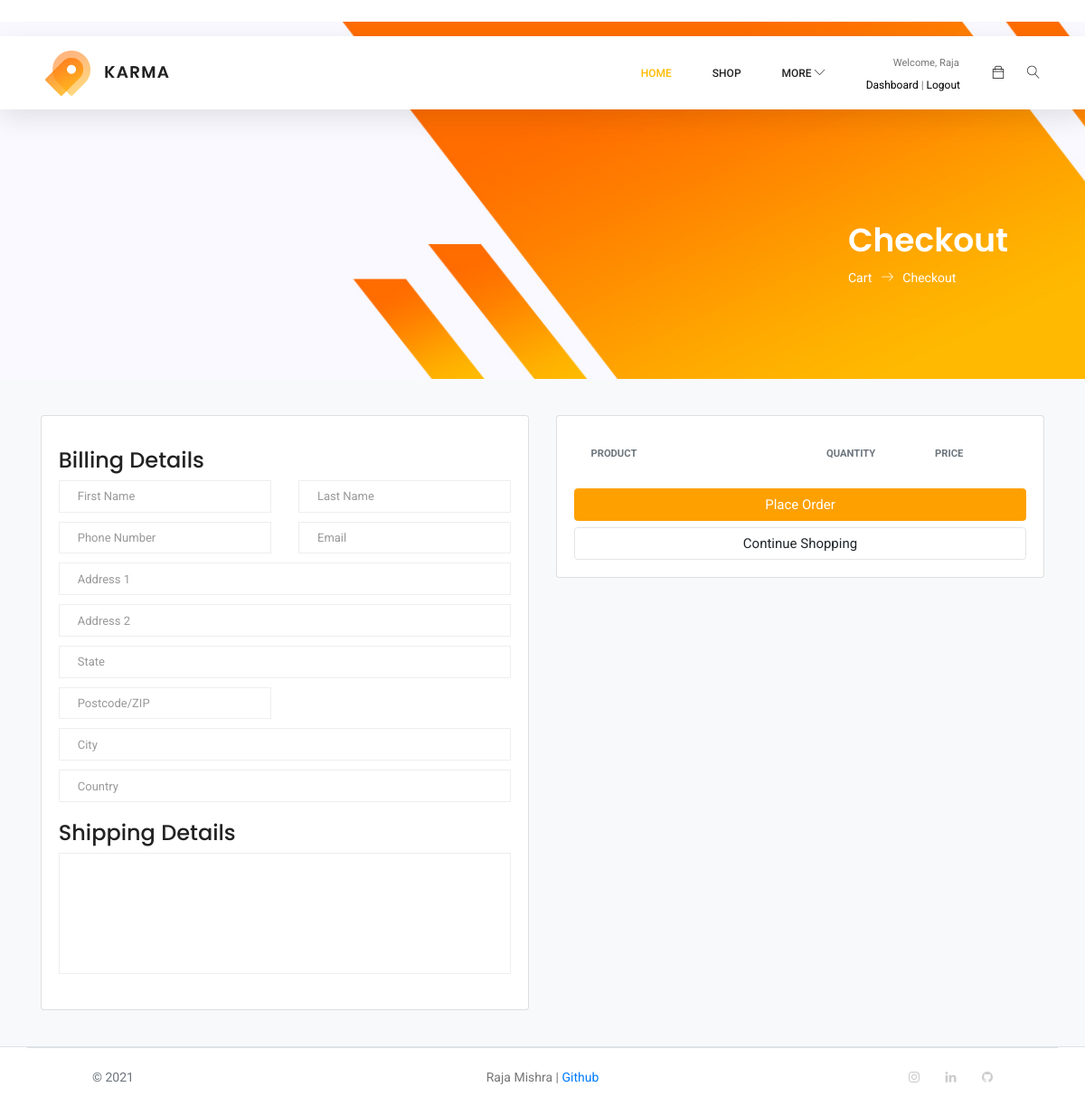
The app's page /cart/checkout/ (signed in), older data.
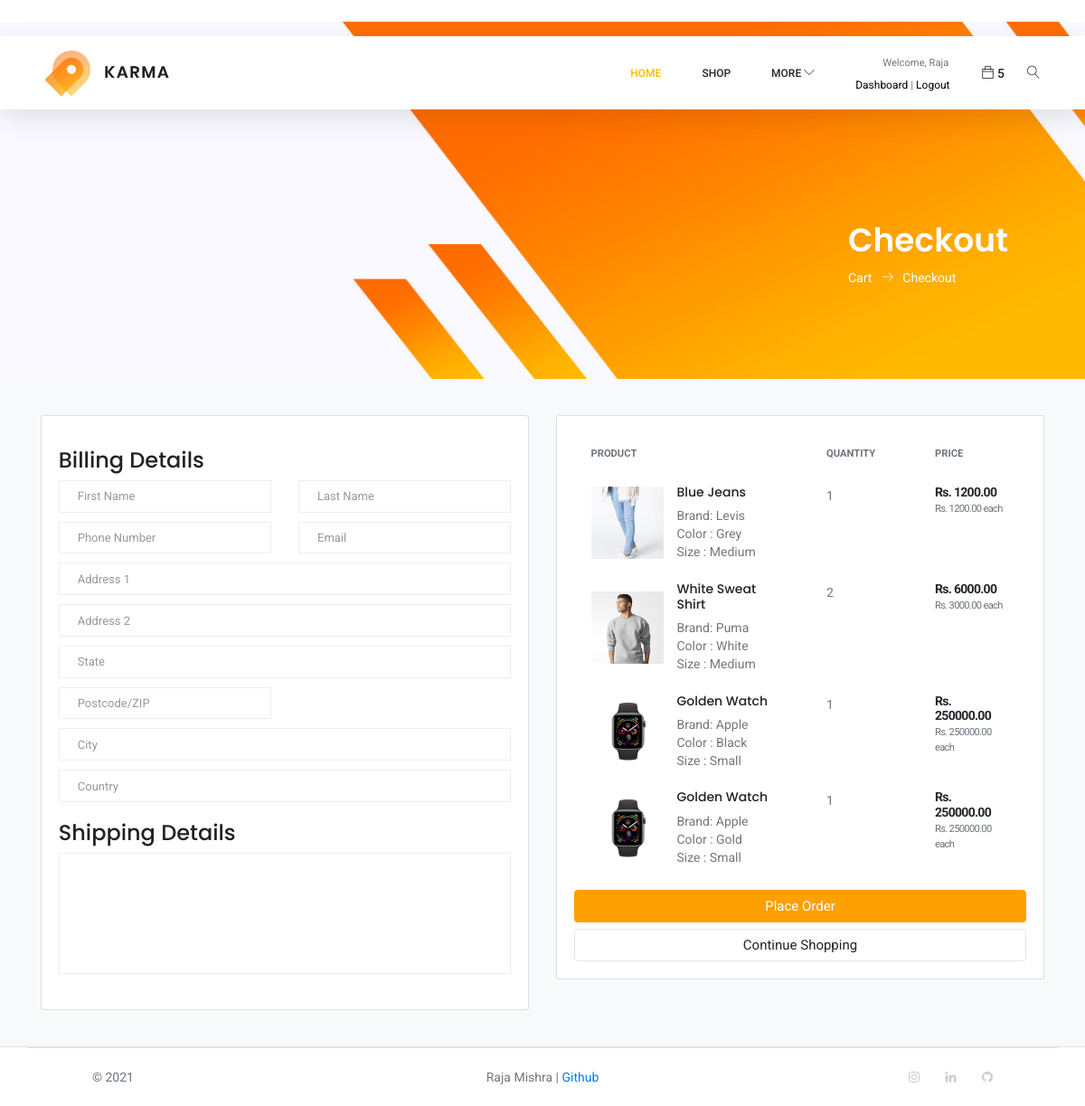
The same page, newer data.
### carts/models.py (models this page shows, shortened)
class CartItem(models.Model):
    user = models.ForeignKey(Accounts, on_delete=CASCADE, null=True)
    product   = models.ForeignKey(Product,on_delete=CASCADE)
    variations = models.ManyToManyField(Variation, blank=True)
    cart      = models.ForeignKey(Cart,on_delete=CASCADE, null=True)
    quantity  = models.IntegerField()
    is_active = models.BooleanField(default=True)
    def sub_total(self):
        return self.product.price * self.quantity

### store/models.py (models this page shows, shortened)
class Product(models.Model):
    product_name        = models.CharField(max_length=200,unique=True)
    brand               = models.ForeignKey('Brand', on_delete=models.SET_NULL, null=True)
    product_category    = models.ForeignKey(Category, on_delete = models.SET_NULL, null = True)
    slug                = models.SlugField(max_length=255, unique= True)
    price               = models.DecimalField(max_digits=10, decimal_places=2, null=True)
    description         = models.TextField(max_length=255, blank=True)
    product_img         = models.ImageField(upload_to='product/', blank=True, null=True)
    created             = models.DateTimeField(auto_now_add=True)
    modified_time       = models.DateTimeField(auto_now=True)
    stock               = models.IntegerField(null=True)
    is_available        = models.BooleanField(default=True)
    def get_url(self):
        return reverse('products_detail',args=[self.product_category.slug,self.slug])
    def display_image(self):
        return mark_safe('<img src="{}" width="100" />'.format(self.product_img.url))
    display_image.short_description = 'Image'
    display_image.allow_tags = True
    class Meta:
        verbose_name = 'Product'
        verbose_name_plural = 'Products'

class Brand(models.Model):
    brand_name = models.CharField(max_length=50)
    class Meta:
        verbose_name = 'brand'
        verbose_name_plural = 'brands'
    def __str__(self):
        return self.brand_name

class Variation(models.Model):
    product = models.ForeignKey(Product, on_delete=models.CASCADE)
    variation_category = models.CharField(max_length=100, choices=variation_category_choice)
    variation_value     = models.CharField(max_length=100)
    is_active           = models.BooleanField(default=True)
    created_date        = models.DateTimeField(auto_now=True)
    objects = VariationManager()

### carts/views.py (the view)
# urls.py: path('checkout/', views.checkout,name='checkout'),
@login_required(login_url = 'login')
def checkout(request, total=0, quantity=0, cart_items=None):
    try:
        tax = 0
        cart_total = 0
        if request.user.is_authenticated:
            cart_items = CartItem.objects.filter(user=request.user, is_active=True)
        else:
            cart = Cart.objects.get(cart_id=_session_id(request))
            cart_items = CartItem.objects.filter(cart=cart, is_active=True)
        for cart_item in cart_items:
            total += (cart_item.product.price * cart_item.quantity)
            quantity += cart_item.quantity
        tax = (18 * total)/100
        cart_total = total + tax
    except ObjectDoesNotExist:
        pass
    context = {
        'total' : total,
        'quantity' : quantity,
        'cart_items' : cart_items,
        'tax' : tax,
        'cart_total' : cart_total,
    }
    return render(request, 'shop/checkout.html', context)

### carts/context_processors.py (called while the page is built)
def cart_count(request):
    count = 0
    if 'admin' in request.path:
        return {}
    else:
        try:
            cart = Cart.objects.filter(cart_id=_session_id(request))
            if request.user.is_authenticated:
                cart_items = CartItem.objects.all().filter(user=request.user)
            else:
                cart_items = CartItem.objects.all().filter(cart=cart[:1])
            for cart_item in cart_items:
                count += cart_item.quantity
        except Cart.DoesNotExist:
            count = 0
    return dict(count=count)

### carts/views.py (called while the page is built)
def _session_id(request):
    cart_id = request.session.session_key
    if not cart_id:
        cart_id = request.session.create()
    return cart_id

### category/context_processor.py (called while the page is built)
def menu_links(request):
    links = Category.objects.all()
    return dict(links=links)

### category/models.py (called while the page is built)
    def get_url(self):
            return reverse('products_by_category',args=[self.slug])

### templates/shop/checkout.html (shortened to what the changed rows need)
{% extends 'base.html' %}
{% load static %}
{% block content %}
<section class="banner-area organic-breadcrumb">
    <div class="container">
        <div class="breadcrumb-banner d-flex flex-wrap align-items-center justify-content-end">
            <div class="col-first">
                <h1>Checkout</h1>
            </div>
        </div>
    </div>
</section>
<section class="section-content padding-y bg">
    <div class="container">
        <div class="row">
            <aside class="col-lg-6">
                <div class="card">
                    <div class="card-body">
                        <table class="table table-borderless table-shopping-cart">
                            <thead class="text-muted">
                                <tr class="small text-uppercase">
                                    <th scope="col">Product</th>
                                    <th scope="col" width="120">Quantity</th>
                                    <th scope="col" width="120">Price</th>
                                </tr>
                            </thead>
                            <tbody>
                                {% for cart_item in cart_items %}
                                <tr>
                                    <td>
                                        <figure class="itemside align-items-center">
                                            <div class="aside"><a href="{{ cart_item.product.get_url }}"><img
                                                        src="{{cart_item.product.product_img.url}}" class="img-sm"></a>
                                            </div>
                                            <figcaption class="info" style="line-height: 20px;">
                                                <a href="{{ cart_item.product.get_url }}" class="title text-dark">
                                                    <h6>{{cart_item.product.product_name}}</h6>
                                                </a>
                                                <p>Brand: {{cart_item.product.brand}}</p>
                                                {% if cart_item.variations.all %}
                                                    {% for item in cart_item.variations.all %}
                                                        {{ item.variation_category | capfirst }} : {{ item.variation_value | capfirst }}<br>
                                                    {% endfor %}
                                                {% endif %}
                                            </figcaption>
                                        </figure>
                                    </td>
                                    <td>
                                        <label>{{cart_item.quantity}}</label>
                                    </td>
                                    <td>
                                        <div class="price-wrap">
                                            <var class="price">Rs. {{cart_item.sub_total}}</var>
                                            <small class="text-muted"> Rs. {{cart_item.product.price}} each </small>
                                        </div>
                                    </td>
                                </tr>
                                {% endfor %}
                            </tbody>
                        </table>
                    </div>
                </div>
            </aside>
        </div>
    </div>
</section>
{% endblock %}

### templates/includes/navbar.html (shortened to what this page needs)
{% load static %}
<header class="header_area sticky-header">
    <div class="main_menu">
        <nav class="navbar navbar-expand-lg navbar-light main_box">
            <div class="container" style="padding-left: 20px; padding-right: 20px;">
                <a class="navbar-brand logo_h" href="{% url 'home' %}"><img src="{% static 'img/logo.png' %}" alt=""></a>
                <div class="collapse navbar-collapse offset" id="navbarSupportedContent">
                    <ul class="nav navbar-nav menu_nav ml-auto" style="align-items: center;">
                        <li class="nav-item active"><a class="nav-link" href="{% url 'home' %}">Home</a></li>
                        <li class="nav-item"><a class="nav-link" href="{% url 'shop' %}">Shop</a></li>
                        <li class="nav-item submenu dropdown">
                            <a class="nav-link dropdown-toggle " href="{% url 'shop' %}"  data-toggle="dropdown" role="button" aria-haspopup="true" aria-expanded="false">More  <span class="lnr lnr-chevron-down"></span></i></a>
                            {% if user.id is None %}
                            <li class="nav-item">
                                <div class="post_tag">
                                    <small>Welcome, Guest</small><br>
                                    <div  style="font-size: 12px;">
                                        <a class="cart" href="{% url 'login' %}" style="color: #000000;">Sign in</a>
                                        <span class="dark-transp"> | </span>
                                        <a class="cart" href="{% url 'register' %}" style="color: #000000;">Register</a>
                                    </div>
                                </div>
                            </li>
                            {% else %}
                            <li class="nav-item">
                                <div class="post_tag">
                                    <small style="padding-left: 30px;">Welcome, {{user.first_name}}</small><br>
                                    <div  style="font-size: 12px;">
                                        <a class="cart" href="{% url 'dashboard' %}" style="color: #000000;">Dashboard</a>
                                        <span class="dark-transp"> | </span>
                                        <a class="cart" href="{% url 'logout' %}" style="color: #000000;">Logout</a>
                                    </div>
                                </div>
                            </li>
                            {% endif %}
                        </li>
                    </ul>
                    <ul class="nav navbar-nav navbar-right">
                        <li class="nav-item">
                            <a href="{% url 'cart' %}" class="cart">
                                <span class="ti-bag"></span>
                            </a>
                            {% if count != 0 %}
                                <span class="">{{count}}</span>
                            {% else %}
                                <span class=""></span>
                            {% endif %}
                        </li>
                        <li class="nav-item">
                            <span class="lnr lnr-magnifier" id="search"></span>
                        </li>
                    </ul>
                </div>
            </div>
        </nav>
    </div>
</header>

Row changes from the older to the newer data that the page shows:
added CartItem: product.product_img (picture), product.product_name "Blue Jeans", product.brand "Levis", quantity "1", sub_total "1200.00", product.price "1200.00"
now on this page (row unchanged): Variation: variation_category "Color", variation_value "Grey", shown under "Blue Jeans"
now on this page (row unchanged): Variation: variation_category "Size", variation_value "Medium", shown under "Blue Jeans"
added CartItem: product.product_img (picture), product.product_name "White Sweat Shirt", product.brand "Puma", quantity "2", sub_total "6000.00", product.price "3000.00"
now on this page (row unchanged): Variation: variation_category "Color", variation_value "White", shown under "White Sweat Shirt"
now on this page (row unchanged): Variation: variation_category "Size", variation_value "Medium", shown under "White Sweat Shirt"
added CartItem: product.product_img (picture), product.product_name "Golden Watch", product.brand "Apple", quantity "1", sub_total "250000.00", product.price "250000.00"
now on this page (row unchanged): Variation: variation_category "Color", variation_value "Black", shown under "Golden Watch"
now on this page (row unchanged): Variation: variation_category "Size", variation_value "Small"
added CartItem: product.product_img (picture), product.product_name "Golden Watch", product.brand "Apple", quantity "1", sub_total "250000.00", product.price "250000.00"
now on this page (row unchanged): Variation: variation_category "Color", variation_value "Gold", shown under "Golden Watch"
Text that changed along with them:
{{ count }}: (not shown) → "5"
